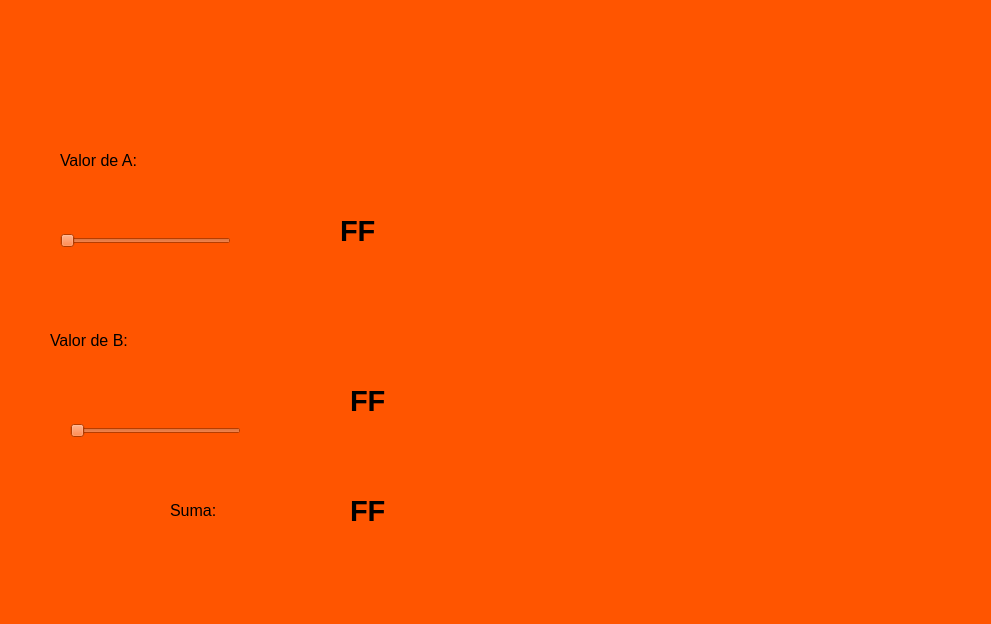
<?xml version="1.0" encoding="UTF-8"?>
<ui version="4.0">
 <class>MainWindow</class>
 <widget class="QMainWindow" name="MainWindow">
  <property name="geometry">
   <rect>
    <x>0</x>
    <y>0</y>
    <width>991</width>
    <height>624</height>
   </rect>
  </property>
  <property name="windowTitle">
   <string>MainWindow</string>
  </property>
  <property name="styleSheet">
   <string notr="true">background-color: rgb(255, 85, 0);</string>
  </property>
  <widget class="QWidget" name="centralwidget">
   <widget class="QLabel" name="label_10">
    <property name="geometry">
     <rect>
      <x>590</x>
      <y>270</y>
      <width>361</width>
      <height>171</height>
     </rect>
    </property>
    <property name="text">
     <string/>
    </property>
    <property name="pixmap">
     <pixmap resource="Recursos.qrc">:/AutosF1/redbull.png</pixmap>
    </property>
    <property name="scaledContents">
     <bool>true</bool>
    </property>
   </widget>
   <widget class="QLabel" name="label">
    <property name="geometry">
     <rect>
      <x>60</x>
      <y>140</y>
      <width>241</width>
      <height>41</height>
     </rect>
    </property>
    <property name="font">
     <font>
      <pointsize>12</pointsize>
     </font>
    </property>
    <property name="text">
     <string>Valor de A:</string>
    </property>
   </widget>
   <widget class="QLabel" name="txt_valorA">
    <property name="geometry">
     <rect>
      <x>340</x>
      <y>210</y>
      <width>241</width>
      <height>41</height>
     </rect>
    </property>
    <property name="font">
     <font>
      <pointsize>22</pointsize>
      <weight>75</weight>
      <bold>true</bold>
     </font>
    </property>
    <property name="text">
     <string>FF</string>
    </property>
    <property name="alignment">
     <set>Qt::AlignLeading|Qt::AlignLeft|Qt::AlignVCenter</set>
    </property>
   </widget>
   <widget class="QSlider" name="slider_a">
    <property name="geometry">
     <rect>
      <x>60</x>
      <y>230</y>
      <width>171</width>
      <height>22</height>
     </rect>
    </property>
    <property name="orientation">
     <enum>Qt::Horizontal</enum>
    </property>
   </widget>
   <widget class="QSlider" name="slider_b">
    <property name="geometry">
     <rect>
      <x>70</x>
      <y>420</y>
      <width>171</width>
      <height>22</height>
     </rect>
    </property>
    <property name="orientation">
     <enum>Qt::Horizontal</enum>
    </property>
   </widget>
   <widget class="QLabel" name="label_2">
    <property name="geometry">
     <rect>
      <x>50</x>
      <y>320</y>
      <width>241</width>
      <height>41</height>
     </rect>
    </property>
    <property name="font">
     <font>
      <pointsize>12</pointsize>
     </font>
    </property>
    <property name="text">
     <string>Valor de B:</string>
    </property>
   </widget>
   <widget class="QLabel" name="txt_valorB">
    <property name="geometry">
     <rect>
      <x>350</x>
      <y>380</y>
      <width>241</width>
      <height>41</height>
     </rect>
    </property>
    <property name="font">
     <font>
      <pointsize>22</pointsize>
      <weight>75</weight>
      <bold>true</bold>
     </font>
    </property>
    <property name="text">
     <string>FF</string>
    </property>
    <property name="alignment">
     <set>Qt::AlignLeading|Qt::AlignLeft|Qt::AlignVCenter</set>
    </property>
   </widget>
   <widget class="QLabel" name="txt_resultado">
    <property name="geometry">
     <rect>
      <x>350</x>
      <y>490</y>
      <width>241</width>
      <height>41</height>
     </rect>
    </property>
    <property name="font">
     <font>
      <pointsize>22</pointsize>
      <weight>75</weight>
      <bold>true</bold>
     </font>
    </property>
    <property name="text">
     <string>FF</string>
    </property>
    <property name="alignment">
     <set>Qt::AlignLeading|Qt::AlignLeft|Qt::AlignVCenter</set>
    </property>
   </widget>
   <widget class="QLabel" name="label_3">
    <property name="geometry">
     <rect>
      <x>170</x>
      <y>490</y>
      <width>81</width>
      <height>41</height>
     </rect>
    </property>
    <property name="font">
     <font>
      <pointsize>12</pointsize>
     </font>
    </property>
    <property name="text">
     <string>Suma:</string>
    </property>
   </widget>
   <widget class="QLabel" name="label_11">
    <property name="geometry">
     <rect>
      <x>30</x>
      <y>-20</y>
      <width>931</width>
      <height>161</height>
     </rect>
    </property>
    <property name="text">
     <string/>
    </property>
    <property name="pixmap">
     <pixmap resource="Recursos.qrc">:/AutosF1/mercedes.jpg</pixmap>
    </property>
    <property name="scaledContents">
     <bool>true</bool>
    </property>
   </widget>
  </widget>
  <widget class="QMenuBar" name="menubar">
   <property name="geometry">
    <rect>
     <x>0</x>
     <y>0</y>
     <width>991</width>
     <height>26</height>
    </rect>
   </property>
  </widget>
  <widget class="QStatusBar" name="statusbar"/>
 </widget>
 <resources>
  <include location="Recursos.qrc"/>
 </resources>
 <connections/>
</ui>
